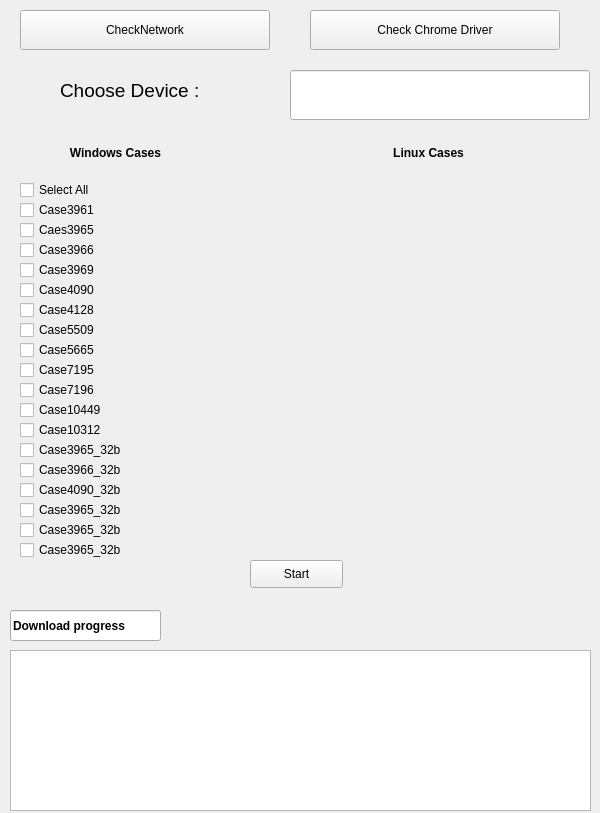
<?xml version="1.0" encoding="UTF-8"?>
<ui version="4.0">
 <class>JX_FW</class>
 <widget class="QWidget" name="JX_FW">
  <property name="geometry">
   <rect>
    <x>0</x>
    <y>0</y>
    <width>600</width>
    <height>813</height>
   </rect>
  </property>
  <property name="windowTitle">
   <string>Jabra Xpress Downlod tool</string>
  </property>
  <widget class="QLabel" name="label_chooseDevice">
   <property name="geometry">
    <rect>
     <x>60</x>
     <y>60</y>
     <width>200</width>
     <height>60</height>
    </rect>
   </property>
   <property name="font">
    <font>
     <pointsize>14</pointsize>
    </font>
   </property>
   <property name="text">
    <string>Choose Device :</string>
   </property>
   <property name="wordWrap">
    <bool>true</bool>
   </property>
  </widget>
  <widget class="QLineEdit" name="input_choosedevice">
   <property name="geometry">
    <rect>
     <x>290</x>
     <y>70</y>
     <width>300</width>
     <height>50</height>
    </rect>
   </property>
  </widget>
  <widget class="QLabel" name="label_Windows">
   <property name="geometry">
    <rect>
     <x>0</x>
     <y>140</y>
     <width>300</width>
     <height>25</height>
    </rect>
   </property>
   <property name="font">
    <font>
     <weight>75</weight>
     <bold>true</bold>
    </font>
   </property>
   <property name="toolTipDuration">
    <number>0</number>
   </property>
   <property name="text">
    <string>                     Windows Cases</string>
   </property>
  </widget>
  <widget class="QLabel" name="label_Linux">
   <property name="geometry">
    <rect>
     <x>300</x>
     <y>140</y>
     <width>300</width>
     <height>25</height>
    </rect>
   </property>
   <property name="font">
    <font>
     <weight>75</weight>
     <bold>true</bold>
    </font>
   </property>
   <property name="toolTipDuration">
    <number>0</number>
   </property>
   <property name="layoutDirection">
    <enum>Qt::LeftToRight</enum>
   </property>
   <property name="text">
    <string>                            Linux Cases</string>
   </property>
   <property name="textFormat">
    <enum>Qt::PlainText</enum>
   </property>
  </widget>
  <widget class="QCheckBox" name="checkBox">
   <property name="geometry">
    <rect>
     <x>20</x>
     <y>180</y>
     <width>271</width>
     <height>20</height>
    </rect>
   </property>
   <property name="text">
    <string>Select All</string>
   </property>
  </widget>
  <widget class="QCheckBox" name="checkBox_2">
   <property name="geometry">
    <rect>
     <x>20</x>
     <y>200</y>
     <width>271</width>
     <height>20</height>
    </rect>
   </property>
   <property name="text">
    <string>Case3961</string>
   </property>
  </widget>
  <widget class="QCheckBox" name="checkBox_3">
   <property name="geometry">
    <rect>
     <x>20</x>
     <y>220</y>
     <width>271</width>
     <height>20</height>
    </rect>
   </property>
   <property name="text">
    <string>Caes3965</string>
   </property>
  </widget>
  <widget class="QCheckBox" name="checkBox_4">
   <property name="geometry">
    <rect>
     <x>20</x>
     <y>240</y>
     <width>271</width>
     <height>20</height>
    </rect>
   </property>
   <property name="text">
    <string>Case3966</string>
   </property>
  </widget>
  <widget class="QCheckBox" name="checkBox_5">
   <property name="geometry">
    <rect>
     <x>20</x>
     <y>260</y>
     <width>271</width>
     <height>20</height>
    </rect>
   </property>
   <property name="text">
    <string>Case3969</string>
   </property>
  </widget>
  <widget class="QCheckBox" name="checkBox_6">
   <property name="geometry">
    <rect>
     <x>20</x>
     <y>300</y>
     <width>271</width>
     <height>20</height>
    </rect>
   </property>
   <property name="text">
    <string>Case4128</string>
   </property>
  </widget>
  <widget class="QCheckBox" name="checkBox_7">
   <property name="geometry">
    <rect>
     <x>20</x>
     <y>320</y>
     <width>271</width>
     <height>20</height>
    </rect>
   </property>
   <property name="text">
    <string>Case5509</string>
   </property>
  </widget>
  <widget class="QCheckBox" name="checkBox_8">
   <property name="geometry">
    <rect>
     <x>20</x>
     <y>340</y>
     <width>271</width>
     <height>20</height>
    </rect>
   </property>
   <property name="text">
    <string>Case5665</string>
   </property>
  </widget>
  <widget class="QCheckBox" name="checkBox_9">
   <property name="geometry">
    <rect>
     <x>20</x>
     <y>280</y>
     <width>271</width>
     <height>20</height>
    </rect>
   </property>
   <property name="text">
    <string>Case4090</string>
   </property>
  </widget>
  <widget class="QPushButton" name="CheckNetwork">
   <property name="geometry">
    <rect>
     <x>20</x>
     <y>10</y>
     <width>250</width>
     <height>40</height>
    </rect>
   </property>
   <property name="text">
    <string>CheckNetwork</string>
   </property>
   <property name="iconSize">
    <size>
     <width>130</width>
     <height>30</height>
    </size>
   </property>
  </widget>
  <widget class="QPushButton" name="CheckNetwork_2">
   <property name="geometry">
    <rect>
     <x>310</x>
     <y>10</y>
     <width>250</width>
     <height>40</height>
    </rect>
   </property>
   <property name="text">
    <string>Check Chrome Driver</string>
   </property>
   <property name="iconSize">
    <size>
     <width>130</width>
     <height>30</height>
    </size>
   </property>
  </widget>
  <widget class="QCheckBox" name="checkBox_10">
   <property name="geometry">
    <rect>
     <x>20</x>
     <y>360</y>
     <width>271</width>
     <height>20</height>
    </rect>
   </property>
   <property name="text">
    <string>Case7195</string>
   </property>
  </widget>
  <widget class="QCheckBox" name="checkBox_11">
   <property name="geometry">
    <rect>
     <x>20</x>
     <y>380</y>
     <width>271</width>
     <height>20</height>
    </rect>
   </property>
   <property name="text">
    <string>Case7196</string>
   </property>
  </widget>
  <widget class="QCheckBox" name="checkBox_12">
   <property name="geometry">
    <rect>
     <x>20</x>
     <y>400</y>
     <width>271</width>
     <height>20</height>
    </rect>
   </property>
   <property name="text">
    <string>Case10449</string>
   </property>
  </widget>
  <widget class="QCheckBox" name="checkBox_13">
   <property name="geometry">
    <rect>
     <x>20</x>
     <y>420</y>
     <width>271</width>
     <height>20</height>
    </rect>
   </property>
   <property name="text">
    <string>Case10312</string>
   </property>
  </widget>
  <widget class="QCheckBox" name="checkBox_14">
   <property name="geometry">
    <rect>
     <x>20</x>
     <y>440</y>
     <width>271</width>
     <height>20</height>
    </rect>
   </property>
   <property name="text">
    <string>Case3965_32b</string>
   </property>
  </widget>
  <widget class="QCheckBox" name="checkBox_15">
   <property name="geometry">
    <rect>
     <x>20</x>
     <y>460</y>
     <width>271</width>
     <height>20</height>
    </rect>
   </property>
   <property name="text">
    <string>Case3966_32b</string>
   </property>
  </widget>
  <widget class="QCheckBox" name="checkBox_16">
   <property name="geometry">
    <rect>
     <x>20</x>
     <y>480</y>
     <width>271</width>
     <height>20</height>
    </rect>
   </property>
   <property name="text">
    <string>Case4090_32b</string>
   </property>
  </widget>
  <widget class="QCheckBox" name="checkBox_17">
   <property name="geometry">
    <rect>
     <x>20</x>
     <y>500</y>
     <width>271</width>
     <height>20</height>
    </rect>
   </property>
   <property name="text">
    <string>Case3965_32b</string>
   </property>
  </widget>
  <widget class="QCheckBox" name="checkBox_18">
   <property name="geometry">
    <rect>
     <x>20</x>
     <y>520</y>
     <width>271</width>
     <height>20</height>
    </rect>
   </property>
   <property name="text">
    <string>Case3965_32b</string>
   </property>
  </widget>
  <widget class="QCheckBox" name="checkBox_19">
   <property name="geometry">
    <rect>
     <x>20</x>
     <y>540</y>
     <width>271</width>
     <height>20</height>
    </rect>
   </property>
   <property name="text">
    <string>Case3965_32b</string>
   </property>
  </widget>
  <widget class="QPushButton" name="pushButton">
   <property name="geometry">
    <rect>
     <x>250</x>
     <y>560</y>
     <width>93</width>
     <height>28</height>
    </rect>
   </property>
   <property name="text">
    <string>Start</string>
   </property>
  </widget>
  <widget class="QTextEdit" name="textEdit">
   <property name="geometry">
    <rect>
     <x>10</x>
     <y>650</y>
     <width>581</width>
     <height>161</height>
    </rect>
   </property>
  </widget>
  <widget class="QLineEdit" name="lineEdit">
   <property name="geometry">
    <rect>
     <x>10</x>
     <y>610</y>
     <width>151</width>
     <height>31</height>
    </rect>
   </property>
   <property name="font">
    <font>
     <pointsize>9</pointsize>
     <weight>75</weight>
     <bold>true</bold>
    </font>
   </property>
   <property name="text">
    <string>Download progress</string>
   </property>
  </widget>
  <action name="actionCheckall">
   <property name="text">
    <string>Checkall</string>
   </property>
  </action>
 </widget>
 <tabstops>
  <tabstop>input_choosedevice</tabstop>
 </tabstops>
 <resources/>
 <connections>
  <connection>
   <sender>checkBox</sender>
   <signal>clicked()</signal>
   <receiver>checkBox_2</receiver>
   <slot>click()</slot>
   <hints>
    <hint type="sourcelabel">
     <x>155</x>
     <y>169</y>
    </hint>
    <hint type="destinationlabel">
     <x>155</x>
     <y>199</y>
    </hint>
   </hints>
  </connection>
 </connections>
</ui>
